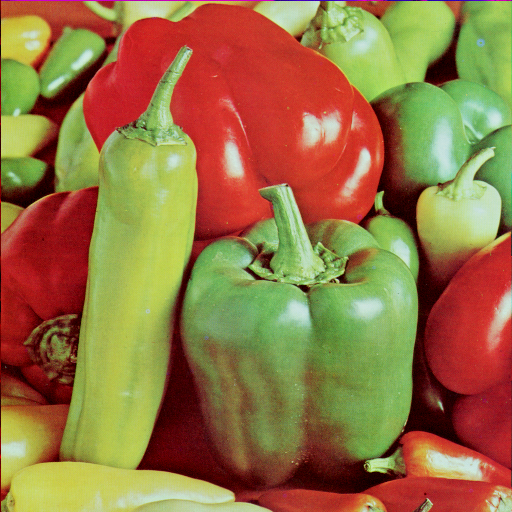
#> input picture sample.jpg, 512 x 512 px, given in place of the camera
$ python red_line_test.py   (older library calls are emulated)
#> lines starting #> are read from the running program, lines starting #| are printed output that depends on the picture; after the words box and inside, x2 and y2 are one past the last pixel; in counts of white or black regions, pixels touching at a corner belong together
import cv2
import numpy as np


cap = cv2.VideoCapture(0)


while(1):

    ret , img = cap.read()
#> img is the input picture: shape (512, 512, 3); mean B, G, R 66.5, 115.6, 149.8
    cv2.imshow("frame" , img)

    img1 = cv2.medianBlur(img , 7)
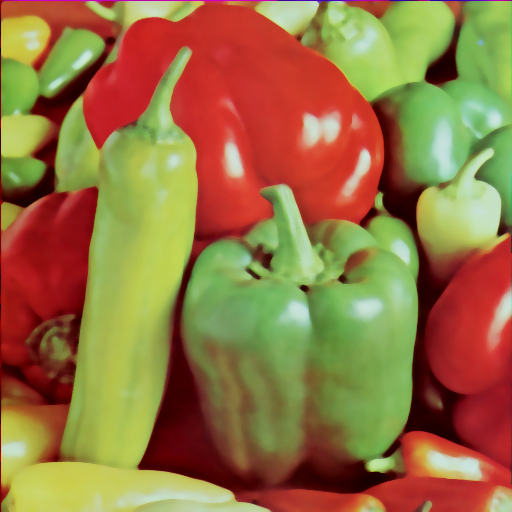
#> img1: shape (512, 512, 3); mean B, G, R 65.9, 115.4, 150.1

    #21200
    #at 33 cm height of camera

    hsv = cv2.cvtColor(img1 , cv2.COLOR_BGR2HSV)
#> hsv: shape (512, 512, 3); mean H, S, V 39.9, 162.6, 166.1

    lower_red = np.array([136,87,111] , np.uint8)

    upper_red = np.array([180,255,255] , np.uint8)

    red_range = cv2.inRange(hsv , lower_red ,upper_red)
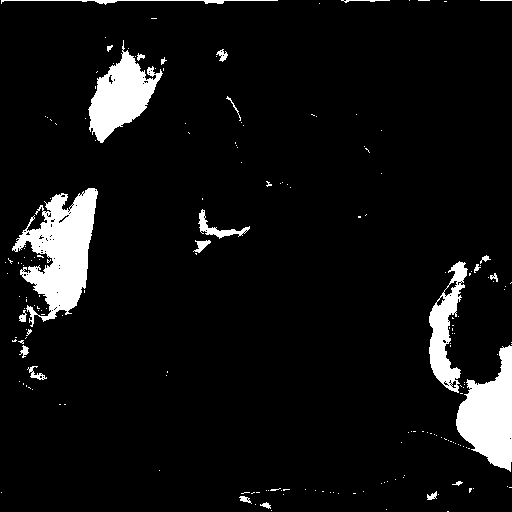
#> red_range: shape (512, 512); 6.9% white; 191 white regions (167 under 20 px)


    kernel = np.ones((5,5) , np.uint8)

    img2 = cv2.bitwise_and(img1 , img1 , mask = red_range)
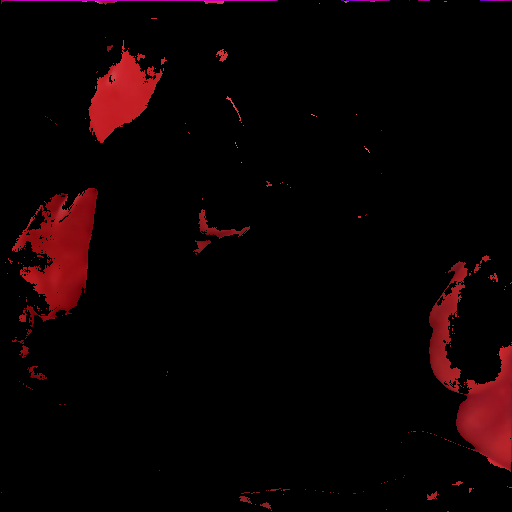
#> img2: shape (512, 512, 3); mean B, G, R 2.3, 1.6, 10.9

    res_closing = cv2.morphologyEx(img2 , cv2.MORPH_CLOSE , kernel)

    _,contours , hierarchy = cv2.findContours(red_range ,cv2.RETR_TREE,cv2.CHAIN_APPROX_SIMPLE)
#> contours = 296 contours, 274 with area under 20; largest, box (x1, y1, x2, y2) and area: (12, 188, 98, 327) 5724, (456, 345, 512, 472) 4068, (88, 40, 163, 143) 3402, (429, 261, 468, 393) 2170, (198, 209, 250, 239) 323


    if len(contours) >0:
        red_color = max(contours , key = cv2.contourArea)
#> red_color = contour of 465 points, box (x1, y1, x2, y2) (12, 188, 98, 327), area 5724

        if (cv2.contourArea(red_color) > 17000):
            print("red_color   " + str(cv2.contourArea(red_color)))


    cv2.imshow("result_closing" , res_closing)

    cv2.imshow("result" , img2)


    if(cv2.waitKey(1) == 27):
#> (key Esc is pressed here)
        cap.release()
        cv2.destroyAllWindows()
        break

$ run again, on 4.1.05.tiff
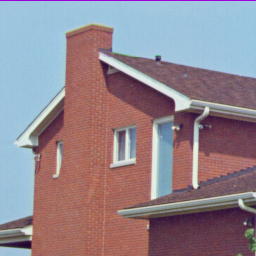
#> input picture 4.1.05.tiff, 256 x 256 px, given in place of the camera
#> img is the input picture: shape (256, 256, 3); mean B, G, R 142, 133, 146.6
#> hsv: shape (256, 256, 3); mean H, S, V 83.2, 83.1, 169
#> `red_range = cv2.inRange(hsv , lower_red ,upper_red)`:
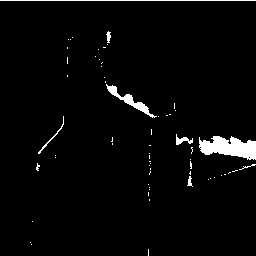
#> red_range: shape (256, 256); 2.9% white; 62 white regions (54 under 20 px)
#> `img2 = cv2.bitwise_and(img1 , img1 , mask = red_range)`:
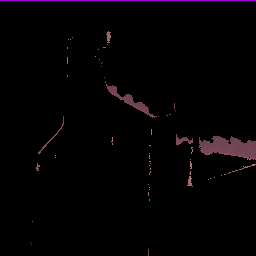
#> img2: shape (256, 256, 3); mean B, G, R 3, 1.9, 3.7
#> contours = 64 contours, 59 with area under 20; largest, box (x1, y1, x2, y2) and area: (199, 136, 256, 160) 816, (106, 84, 157, 118) 267, (176, 134, 193, 145) 56, (38, 116, 64, 154) 30, (106, 31, 111, 43) 24
#> red_color = contour of 91 points, box (x1, y1, x2, y2) (199, 136, 256, 160), area 816

$ run again, on crown.png
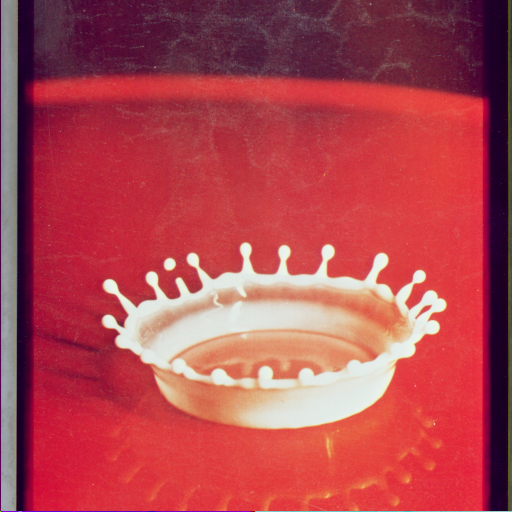
#> input picture crown.png, 512 x 512 px, given in place of the camera
#> img is the input picture: shape (512, 512, 3); mean B, G, R 79.9, 70.5, 176.3
#> hsv: shape (512, 512, 3); mean H, S, V 124.7, 166.3, 177.2
#> `red_range = cv2.inRange(hsv , lower_red ,upper_red)`:
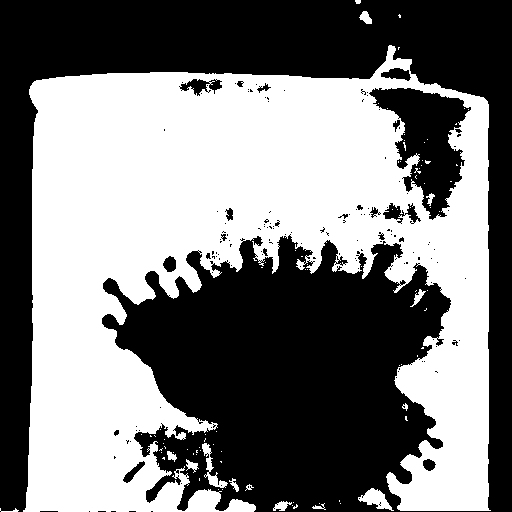
#> red_range: shape (512, 512); 48.3% white; 91 white regions (76 under 20 px)
#> `res_closing = cv2.morphologyEx(img2 , cv2.MORPH_CLOSE , kernel)`:
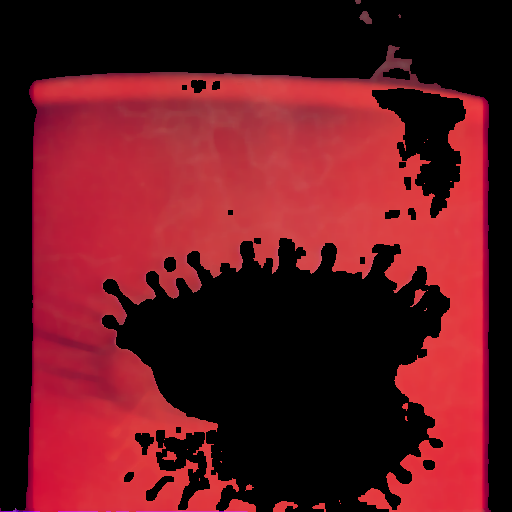
#> res_closing: shape (512, 512, 3); mean B, G, R 31, 23.5, 97.4
#> contours = 341 contours, 303 with area under 20; largest, box (x1, y1, x2, y2) and area: (23, 45, 491, 512) 131800, (368, 87, 472, 221) 6804, (358, 488, 394, 511) 344, (179, 78, 211, 97) 297, (380, 67, 412, 82) 280
#> red_color = contour of 1725 points, box (x1, y1, x2, y2) (23, 45, 491, 512), area 131800
#| red_color   131800.5
